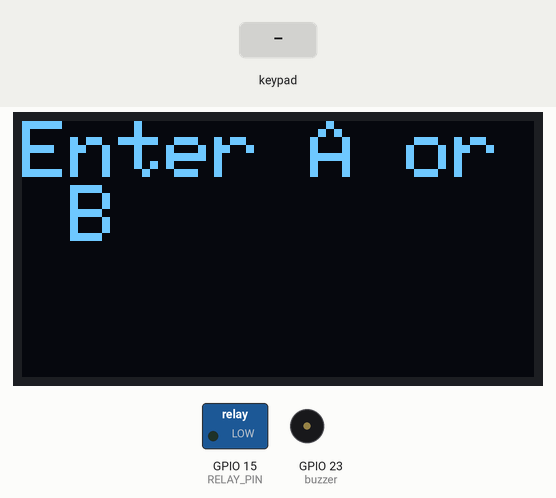
Bench run of a sketch on a simulated ESP32. Shown: 128×64 one-colour display, switched loads named in the sketch (green lamp = pin HIGH), buzzer (waves = sounding, pin HIGH). Inputs (shaded band) come from the test bench. What the sketch prints to the serial monitor is not drawn.

Above: at 3.0 s.
3.1 s: keypad keys 0 1 5 6 C A B # pressed 0.4 s apart
At 7.5 s:
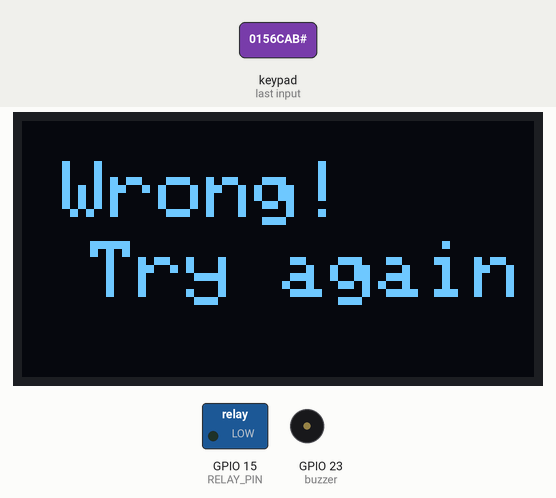
7.8 s: key 'B' pressed
At 8.5 s:
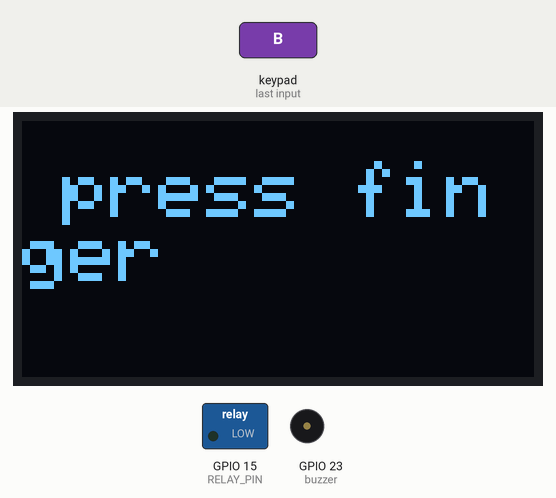
9.3 s: keypad keys 0 1 5 6 C A B * pressed 0.4 s apart
At 13.5 s:
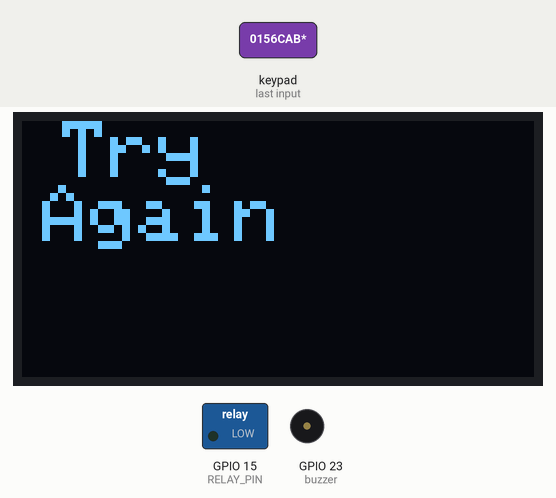
14.0 s: keypad keys 5 6 4 2 C D # pressed 0.4 s apart
At 18.0 s:
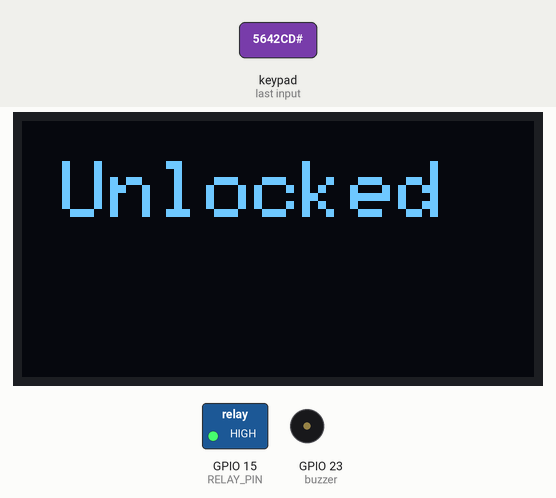
18.3 s: key 'A' pressed
At 21.0 s:
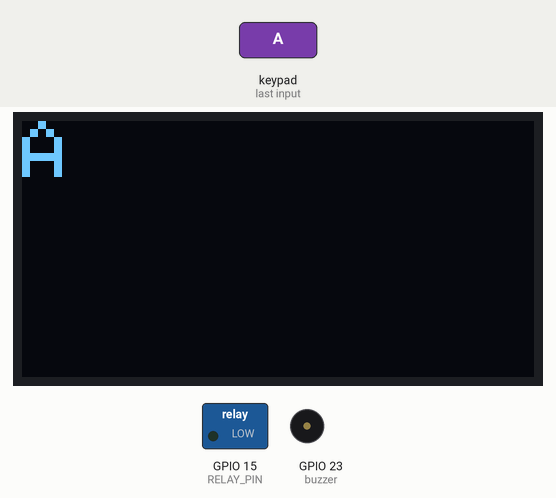
21.3 s: key '2' pressed
At 22.3 s:
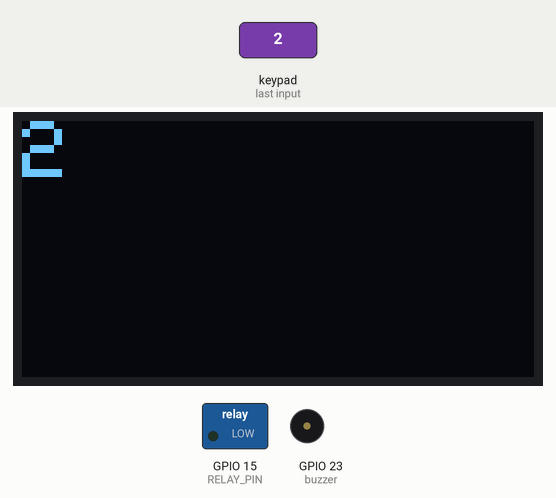
Timing chart, 0 to 23.8 s (numbered marks = the images above; inputs shaded):
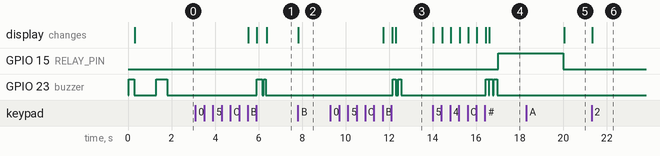

Measured:
- after the input at 3.1 s, GPIO 23 (buzzer): LOW → HIGH after 2.8 s, → LOW 0.25 s later, → HIGH 0.05 s later, → LOW 0.10 s later; the display: first changes after 2.4 s (image 1 shows a later state)
- after the input at 7.8 s, the display: changes at once (image 2)
- after the input at 9.3 s, GPIO 23 (buzzer): alternates HIGH for 0.15 s and LOW for 0.10 s, 4 changes in all, then stays LOW, starting after 2.9 s; the display: first changes after 2.4 s (image 3 shows a later state)
- after the input at 14.0 s, GPIO 15 (RELAY_PIN): LOW → HIGH after 3.0 s; GPIO 23 (buzzer): alternates HIGH for 0.15 s and LOW for 0.04 s, 6 changes in all, then stays LOW, starting after 2.4 s; the display: first changes at once (image 4 shows a later state)
- after the input at 18.3 s, the display: changes after 1.8 s (image 5)
- after the input at 21.3 s, the display: changes at once (image 6)

The sketch:

Final_01.ino
```cpp
#include "pass.h"
#include "finger.h"


char keyevent;
char firstevent = 'A';
char secondevent = 'B';
void setup() {

  screen();
  setup_p();
  setup_f();
  digitalWrite(buzzer , HIGH);   //
  delay(500);                    // long beep  (initiate)
  digitalWrite(buzzer, LOW);     //


  }


void loop() {
  // put your main code here, to run repeatedly:

  keyevent = keypad.getKey();
  if (keyevent == firstevent){

    loop_p();


  }
  if (keyevent == secondevent){
    display.clearDisplay();
    display.setCursor(10, 10);
    display.println("press finger");
    display.display();
    delay(50);
    loop_f();
  }


}
```

finger.h
```cpp
#include <Adafruit_Fingerprint.h>


#define mySerial Serial2

Adafruit_Fingerprint finger = Adafruit_Fingerprint(&mySerial);

void setup_f()
{
  Serial.begin(9600);
  finger.begin(57600);
  if (finger.verifyPassword()) {
    Serial.println("Found fingerprint sensor!");
  } else {
    Serial.println("Did not find fingerprint sensor :(");
    while (1) {
      delay(1);
    }
  }
}

uint8_t getFingerprintID() {
  uint8_t p = finger.getImage();
  if (p != FINGERPRINT_OK) return p;

  p = finger.image2Tz();
  if (p != FINGERPRINT_OK) return p;

  p = finger.fingerSearch();
  if (p == FINGERPRINT_OK) {
    Serial.println("Found a print match!");
  } else if (p == FINGERPRINT_NOTFOUND) {
    display.clearDisplay();
    display.setCursor(10, 10);
    display.println("Not Found");
    display.display();
    Serial.println("Did not find a match");
    return p;
  } else {
    return p;
  }
  display.clearDisplay();
  display.setCursor(10, 10);
  display.println("Matched to");
  display.display();
  Serial.print("Found ID #"); Serial.print(finger.fingerID);
  display.clearDisplay();
  display.setCursor(10, 10);
  display.println("Unlocked");
  display.display();
  digitalWrite(buzzer, HIGH);//
  delay(150);                //
  digitalWrite(buzzer, LOW); //
  delay(50);                //
  digitalWrite(buzzer, HIGH);//
  delay(150);                //
  digitalWrite(buzzer, LOW); //
  digitalWrite(RELAY_PIN, HIGH);  // unlock the door for 3 seconds
  delay(3000);
  digitalWrite(RELAY_PIN, LOW); // lock the door

  return finger.fingerID;
}

void loop_f()
{
  uint8_t result = getFingerprintID();
  if (result == FINGERPRINT_OK) {
    return;
  }
  delay(50);
}
```

pass.h
```cpp
#include <Keypad.h>


#include <Wire.h>
#include <Adafruit_SSD1306.h>

#define SCREEN_WIDTH 128 // OLED display width, in pixels
#define SCREEN_HEIGHT 64 // OLED display height, in pixels

#define I2C_SDA 2
#define I2C_SCL 4


// Declaration for an SSD1306 display connected to I2C (SDA, SCL pins)
#define OLED_RESET     4 // Reset pin # (or -1 if sharing Arduino reset pin)
Adafruit_SSD1306 display(SCREEN_WIDTH, SCREEN_HEIGHT, &Wire, OLED_RESET);


bool pcomplete = false;
#define buzzer 23 //buzzer pin

int RELAY_PIN = 15 ;// ESP32 pin GIOP14 connected to the IN pin of relay
#define ROW_NUM     4  // four rows
#define COLUMN_NUM  4  // four columns

char keys[ROW_NUM][COLUMN_NUM] = {
  {'1', '2', '3', 'A'},
  {'4', '5', '6', 'B'},
  {'7', '8', '9', 'C'},
  {'*', '0', '#', 'D'}
};

byte pin_rows[ROW_NUM] = {13, 12, 14, 27}; // GIOP19, GIOP18, GIOP5, GIOP17 connect to the row pins
byte pin_column[COLUMN_NUM] = {26, 25, 33, 32}; // GIOP16, GIOP4, GIOP0, GIOP2 connect to the column pins

Keypad keypad = Keypad( makeKeymap(keys), pin_rows, pin_column, ROW_NUM, COLUMN_NUM );

const String password_1 = "0156CAB"; // change your password here
const String password_2 = "5642CD";  // change your password here
const String password_3 = "545423";  // change your password here
String input_password;

void setup_p() {
  Serial.begin(9600);
  input_password.reserve(32); // maximum input characters is 32
  pinMode(RELAY_PIN, OUTPUT);
  pinMode(buzzer, OUTPUT);

  digitalWrite(buzzer , HIGH);   //
  delay(250);                    // short beep  (keyevent)
  digitalWrite(buzzer, LOW);     //
  display.clearDisplay();
  display.setCursor(0, 0);
  display.println("Enter A or B");
  display.display();
}

void screen() {
  // put your setup code here, to run once:

  Wire.begin(I2C_SDA, I2C_SCL);

  // SSD1306_SWITCHCAPVCC = generate display voltage from 3.3V internally
  if (!display.begin(SSD1306_SWITCHCAPVCC, 0x3C)) { // Address 0x3C for 128x64
    Serial.println(F("SSD1306 allocation failed"));
    for (;;); // Don't proceed, loop forever
  }
  display.setTextSize(2);
  display.setTextColor(WHITE);

}


bool pass() {


  char key = keypad.getKey();
  pcomplete = false;

  if (key) {
    display.clearDisplay();
    display.setCursor(0, 0);
    display.println(key);
    display.display();

    if (key == '*') {
      input_password = ""; // reset the input password
      display.clearDisplay();
      display.setCursor(10,0);
      display.println("Try ");
      display.setCursor(5,16);
      display.println("Again");
      display.display();
      digitalWrite(buzzer, HIGH);
      delay(150);
      digitalWrite(buzzer, LOW);
      delay(100);
      digitalWrite(buzzer, HIGH);
      delay(150);
      digitalWrite(buzzer, LOW);

    } else if (key == '#') {
      digitalWrite(buzzer , HIGH);
      delay(150);
      digitalWrite(buzzer, LOW);
      if (input_password == password_1 || input_password == password_2 || input_password == password_3) {
        display.clearDisplay();
        display.setCursor(10, 10);
        display.println("Unlocked");
        display.display();
        digitalWrite(buzzer, HIGH);//
        delay(150);                //
        digitalWrite(buzzer, LOW); //
        delay(50);                //
        digitalWrite(buzzer, HIGH);//
        delay(150);                //
        digitalWrite(buzzer, LOW); //
        delay(50);                //

        digitalWrite(RELAY_PIN, HIGH);  // unlock the door for 20 seconds
        delay(3000);
        digitalWrite(RELAY_PIN, LOW); // lock the door
        pcomplete = true;
      } else {
        digitalWrite(buzzer, HIGH);//
        delay(100);                //
        digitalWrite(buzzer, LOW); //
        delay(50);                 //
        digitalWrite(buzzer, HIGH);//
        delay(100);                //
        digitalWrite(buzzer, LOW); //
        display.clearDisplay();
        display.setCursor(10, 10);
        display.println("Wrong!");
        display.setCursor(5, 30);
        display.println(" Try again");
        display.display();
        pcomplete = true;

      }

      input_password = ""; // reset the input password
    } else {
      input_password += key; // append new character to input password string
    }

  }
  return pcomplete;
}

void loop_p() {
  Serial.println("a");
  while (!pass()) {
    pass();
  }


}
```
